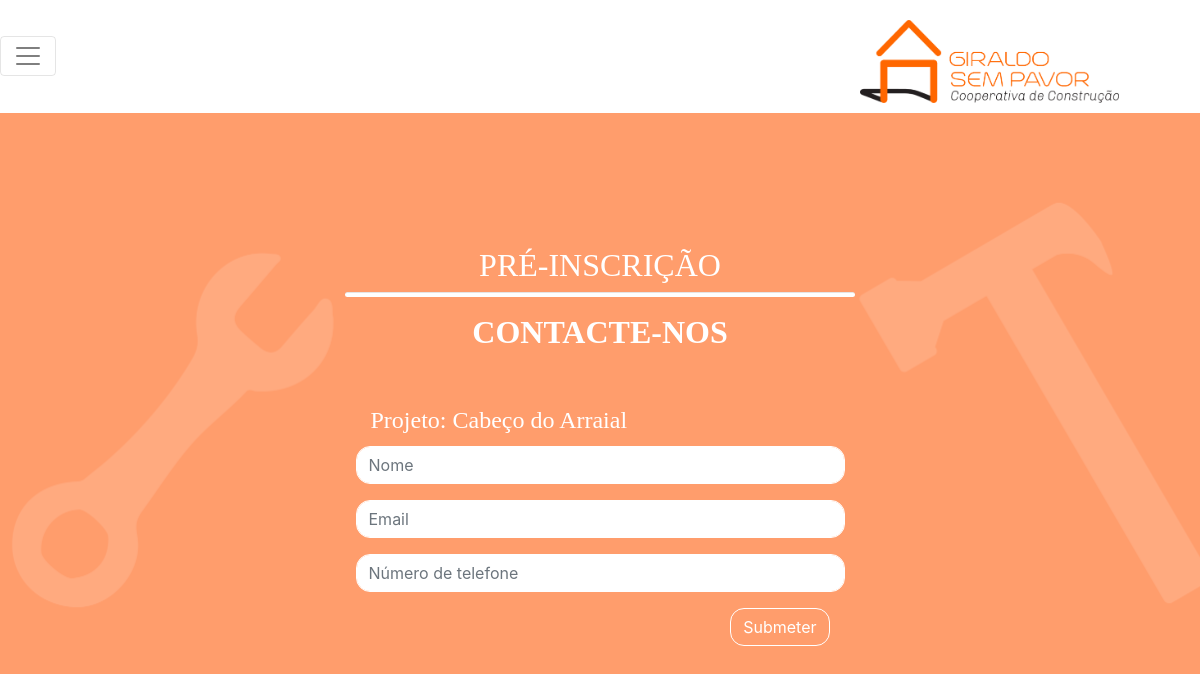
Page /index.php/novosprojectos/preinscricao/1 on the earlier database version.
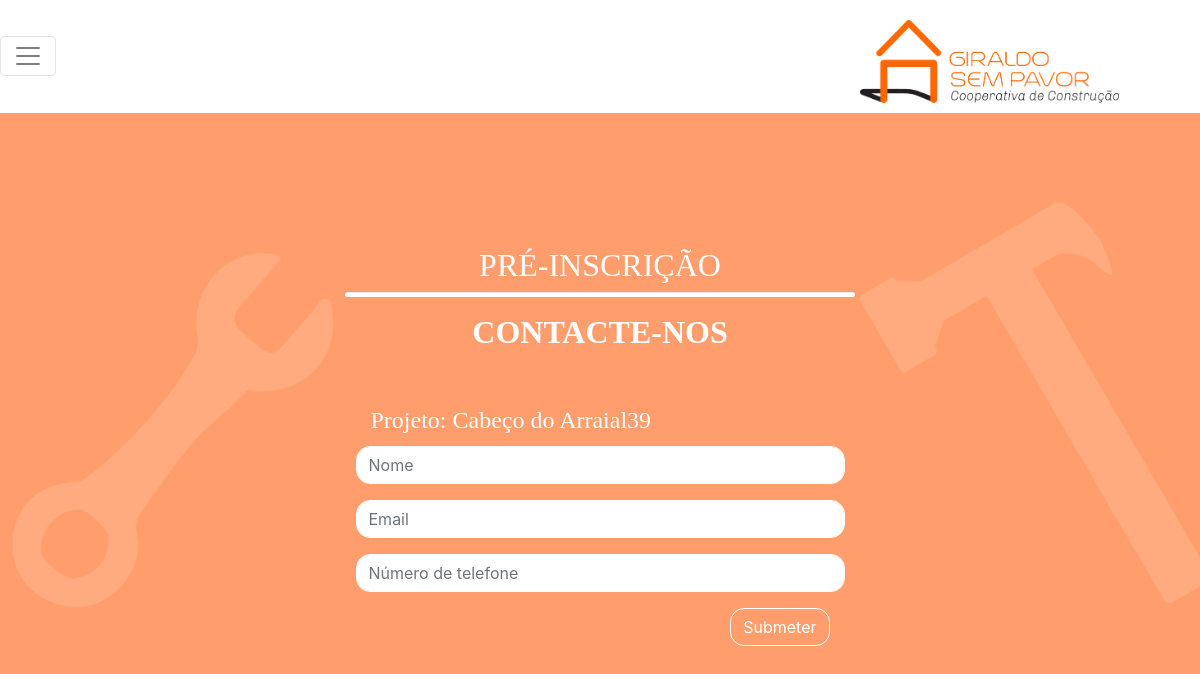
Same page on the later database version.
### tables this page shows
CREATE TABLE `Projeto` (
  `id` int(11) NOT NULL AUTO_INCREMENT,
  `nome` varchar(255) DEFAULT NULL,
  `localizacao` varchar(255) DEFAULT NULL,
  `tipologia` int(11) DEFAULT NULL,
  `valor` int(11) DEFAULT NULL,
  `nquartos` int(11) DEFAULT NULL,
  `fotosplanta` varchar(255) DEFAULT NULL,
  `fotosprojeccaocasa` varchar(255) DEFAULT NULL,
  `ninscritos` int(11) DEFAULT NULL,
  `limiteinscritos` int(11) DEFAULT NULL,
  `descricao` varchar(255) DEFAULT NULL,
  `oculto` tinyint(4) DEFAULT NULL,
  PRIMARY KEY (`id`)
);

### application/controllers/Novosprojectos.php (called while the page is built, shortened)
<?php
class Novosprojectos extends CI_Controller {
    public function __construct()
    {
        $this->load->model('NovosProjectos_model');
        $this->load->model('Contactos_model');
        $this->load->library('form_validation');
        $this->load->helper('url_helper');
        $this->load->helper('email');
    }
    public function preInscricao($id_projeto)
    {
        $data['projeto']  = $this->NovosProjectos_model->getProjeto($id_projeto);
        $data['background'] = 1;
        $this->load->view('templates/header', $data);
        $this->load->model('PreInscricao_model');
        $this->load->view('news/preInscricao', $id_projeto);
        $this->load->view('templates/footer');
    }
}

### index.php (called while the page is built, shortened)
<?php
require_once BASEPATH.'core/CodeIgniter.php';

### application/models/NovosProjectos_model.php (called while the page is built, shortened)
<?php
class NovosProjectos_model extends CI_Model {
    public function getProjeto($id)
    {
        $query = $this->db->query("SELECT * FROM Projeto WHERE id = '$id';");
        return $query->result_array();
    }
}

### application/views/news/preInscricao.php (the view, shortened to what this page needs)
<div class="container" align="center">
    <div class=" col-sm-12 center-block" style=" margin-top:12%;">
        <h2 style="font-family:'Aileron Light';color:white; text-align: center">PRÉ-INSCRIÇÃO</h2>
        <div class=" col-sm-6">
        <hr class="sublinhado-preinscricao">
        </div>
        <h2 style="font-family:'Moon';font-weight: bold;color:white; text-align: center">CONTACTE-NOS</h2>
        <?php
        echo form_open("index.php/novosprojectos/preinscricao/" .$projeto[0]['id']);?>
        <div class=" col-sm-6" style="text-align: left">
        <fieldset style="margin-top:10%;padding-left:5% ; padding-right:5%;">
            <legend style="font-family: Aileron;color:white;">Projeto: <?php echo $projeto[0]['nome']?></legend>
            <div class="form-group">
                <div class="row colbox">
                    <div style="width: 100%">
                        <input class="form-control" id="nome" name="nome" placeholder="Nome" type="text" value="<?php echo set_value('nome'); ?>" />
                    </div>
                </div>
            </div>
            <div class="form-group">
                <div class="row colbox">
                    <div style="width: 100%">
                        <input class="form-control " id="email" name="email" placeholder="Email" type="text" value="<?php echo set_value('email'); ?>" />
                    </div>
                </div>
            </div>
            <div class="form-group">
                <div class="row colbox">
                    <div style="width: 100%">
                        <input class="form-control" id="ntelefone" name="ntelefone" placeholder="Número de telefone" type="text" value="<?php echo set_value('ntelefone'); ?>" />
                    </div>
                </div>
            </div>
            <div class="form-group">
                <div class="row colbox">
                    <div class="col-lg-12 col-sm-12 text-center">
                        <input id="btn_login" name="btn_login" type="submit" class="btn btn-default pre-inscricao-submit" value="Submeter" />
                    </div>
                </div>
            </div>
        </fieldset>
        </div>
    </div>
</div>

Differences in the rows shown:
changed projeto: nome "Cabeço do Arraial" → "Cabeço do Arraial39"
